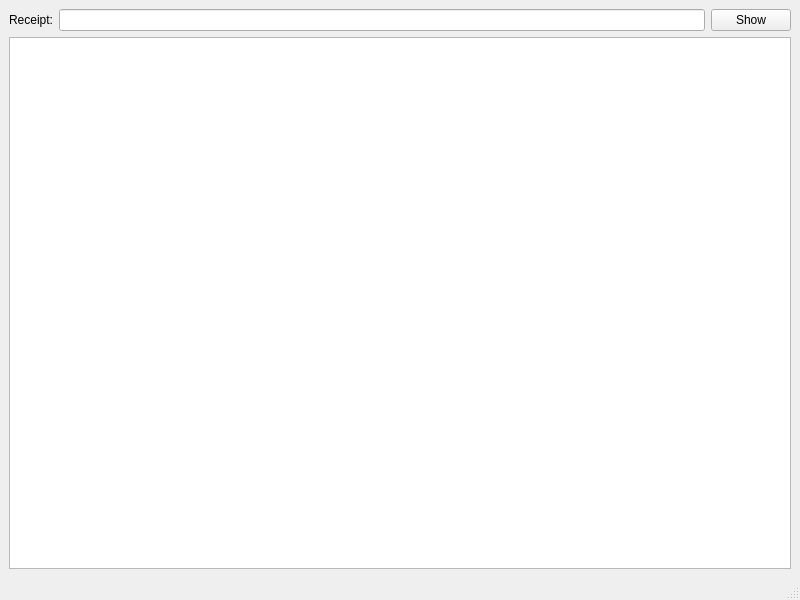
<?xml version="1.0" encoding="UTF-8"?>
<ui version="4.0">
 <class>MainWindow</class>
 <widget class="QMainWindow" name="MainWindow">
  <property name="geometry">
   <rect>
    <x>0</x>
    <y>0</y>
    <width>800</width>
    <height>600</height>
   </rect>
  </property>
  <property name="windowTitle">
   <string>MainWindow</string>
  </property>
  <widget class="QWidget" name="centralwidget">
   <layout class="QVBoxLayout" name="verticalLayout">
    <item>
     <widget class="QWidget" name="widget_2" native="true">
      <layout class="QHBoxLayout" name="horizontalLayout">
       <property name="leftMargin">
        <number>0</number>
       </property>
       <property name="topMargin">
        <number>0</number>
       </property>
       <property name="rightMargin">
        <number>0</number>
       </property>
       <property name="bottomMargin">
        <number>0</number>
       </property>
       <item>
        <widget class="QWidget" name="widget_3" native="true">
         <layout class="QHBoxLayout" name="horizontalLayout_2">
          <property name="leftMargin">
           <number>0</number>
          </property>
          <property name="topMargin">
           <number>0</number>
          </property>
          <property name="rightMargin">
           <number>0</number>
          </property>
          <property name="bottomMargin">
           <number>0</number>
          </property>
          <item>
           <widget class="QLabel" name="label">
            <property name="text">
             <string>Receipt:</string>
            </property>
           </widget>
          </item>
         </layout>
        </widget>
       </item>
       <item>
        <widget class="QWidget" name="widget_5" native="true">
         <layout class="QVBoxLayout" name="verticalLayout_3" stretch="0">
          <property name="spacing">
           <number>0</number>
          </property>
          <property name="sizeConstraint">
           <enum>QLayout::SetDefaultConstraint</enum>
          </property>
          <property name="leftMargin">
           <number>0</number>
          </property>
          <property name="topMargin">
           <number>0</number>
          </property>
          <property name="rightMargin">
           <number>0</number>
          </property>
          <property name="bottomMargin">
           <number>0</number>
          </property>
          <item>
           <widget class="QLineEdit" name="leReceipt"/>
          </item>
         </layout>
        </widget>
       </item>
       <item>
        <widget class="QWidget" name="widget_4" native="true">
         <layout class="QVBoxLayout" name="verticalLayout_2">
          <property name="leftMargin">
           <number>0</number>
          </property>
          <property name="topMargin">
           <number>0</number>
          </property>
          <property name="rightMargin">
           <number>0</number>
          </property>
          <property name="bottomMargin">
           <number>0</number>
          </property>
          <item>
           <widget class="QPushButton" name="btnShow">
            <property name="text">
             <string>Show</string>
            </property>
           </widget>
          </item>
         </layout>
        </widget>
       </item>
      </layout>
     </widget>
    </item>
    <item>
     <widget class="QWidget" name="widget" native="true">
      <layout class="QHBoxLayout" name="horizontalLayout_3">
       <property name="leftMargin">
        <number>0</number>
       </property>
       <property name="topMargin">
        <number>0</number>
       </property>
       <property name="rightMargin">
        <number>0</number>
       </property>
       <property name="bottomMargin">
        <number>0</number>
       </property>
       <item>
        <widget class="QTableView" name="tableView"/>
       </item>
      </layout>
     </widget>
    </item>
   </layout>
  </widget>
  <widget class="QMenuBar" name="menubar">
   <property name="geometry">
    <rect>
     <x>0</x>
     <y>0</y>
     <width>800</width>
     <height>21</height>
    </rect>
   </property>
  </widget>
  <widget class="QStatusBar" name="statusbar"/>
 </widget>
 <resources/>
 <connections/>
</ui>
